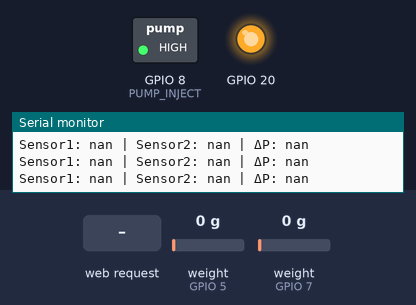
Bench run of a sketch on a simulated ESP32-C3. Shown: switched loads named in the sketch (green lamp = pin HIGH), output pins drawn as LEDs (lit = HIGH), the last lines printed to the serial monitor. The inputs (shaded band) are chosen by the test bench; at power-on: weight on the scale (sensors on GPIO 5, GPIO 7) 0 g.

Above: at 4.7 s.
4.8 s: HTTP request GET /ON received
At 5.7 s:
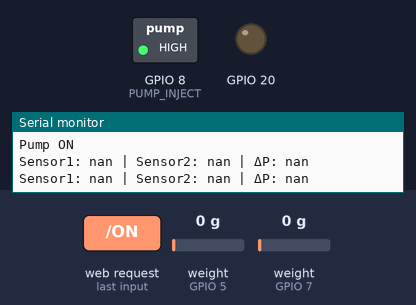
10.4 s: HTTP request GET /OFF received
At 11.5 s:
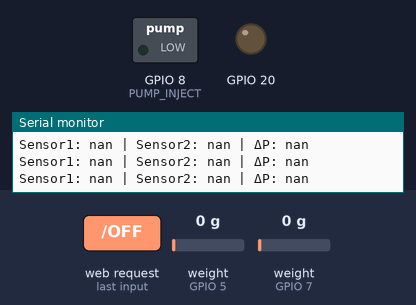
Timing chart, 0 to 13.0 s (numbered marks = the images above; inputs shaded):
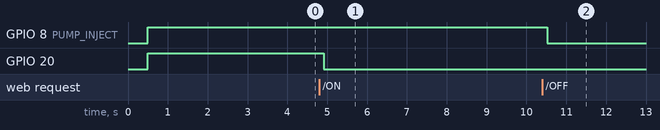

Measured:
- after the input at 4.8 s, GPIO 20: HIGH → LOW after 0.11 s
- after the input at 10.4 s, GPIO 8 (PUMP_INJECT): HIGH → LOW after 0.12 s

The sketch:

Ear_plug.ino
```cpp
#include <HX711.h>
#include <WiFi.h>

// ===== WiFi Settings =====
const char* ssid = "ESP32C3_AP";
const char* password = "12345678";

WiFiServer server(80);

// ===== HX711 Pins =====
#define DT1 D3
#define SCK1 D2
#define DT2 D5
#define SCK2 D4

#define PUMP_SUCK D7
#define PUMP_INJECT D8

HX711 pressureSensor1;
HX711 pressureSensor2;

#define NUM_SAMPLES 10
#define ALPHA 0.05
#define PRESSURE_TOLERANCE 0.3  // atm

long referencePressure1 = 0;
long referencePressure2 = 0;
float filteredPressure1 = 0;
float filteredPressure2 = 0;
float atm1 = 1.0, atm2 = 1.0, pressureDiff = 0;

void setup() {
  pinMode(PUMP_SUCK, OUTPUT);
  pinMode(PUMP_INJECT, OUTPUT);
  Serial.begin(115200);
  delay(500);

  // WiFi AP
  WiFi.mode(WIFI_AP);
  if (WiFi.softAP(ssid, password)) {
    Serial.println("✅ Access Point started!");
    Serial.print("ESP32-C3 AP IP: ");
    Serial.println(WiFi.softAPIP());
  } else {
    Serial.println("❌ Failed to start AP!");
  }

  server.begin();
  Serial.println("Server started.");

  // Pin setup
  pinMode(PUMP_SUCK, OUTPUT);
  pinMode(PUMP_INJECT, OUTPUT);
  digitalWrite(PUMP_SUCK, HIGH);
  digitalWrite(PUMP_INJECT, HIGH);

  // HX711 init
  pressureSensor1.begin(DT1, SCK1);
  pressureSensor2.begin(DT2, SCK2);

  calibrateSensors();
}

// ------------------- Functions -------------------

void calibrateSensors() {
  Serial.println("Calibrating sensors...");
  long sum1 = 0, sum2 = 0;
  for (int i = 0; i < NUM_SAMPLES; i++) {
    sum1 += pressureSensor1.read();
    sum2 += pressureSensor2.read();
    delay(100);
  }
  referencePressure1 = sum1 / NUM_SAMPLES;
  referencePressure2 = sum2 / NUM_SAMPLES;
  filteredPressure1 = referencePressure1;
  filteredPressure2 = referencePressure2;
  Serial.println("Calibration complete!");
}

void readSensors() {
  long raw1 = pressureSensor1.read();
  long raw2 = pressureSensor2.read();

  // EMA smoothing
  filteredPressure1 = ALPHA * raw1 + (1 - ALPHA) * filteredPressure1;
  filteredPressure2 = ALPHA * raw2 + (1 - ALPHA) * filteredPressure2;

  atm1 = 1.0 + ((referencePressure1 - filteredPressure1) / referencePressure1);
  atm2 = 1.0 + ((referencePressure2 - filteredPressure2) / referencePressure2);

  pressureDiff = atm1 - atm2;
}

void controlPumps() {
  if (abs(pressureDiff) <= PRESSURE_TOLERANCE) {
    Serial.println("stop");
    digitalWrite(PUMP_SUCK, LOW);
    digitalWrite(PUMP_INJECT, LOW);
  } else if (pressureDiff > PRESSURE_TOLERANCE) {
    Serial.println("IN");
    digitalWrite(PUMP_SUCK, LOW);
    digitalWrite(PUMP_INJECT, HIGH);
  } else if (pressureDiff < -PRESSURE_TOLERANCE) {
    Serial.println("OUT");
    digitalWrite(PUMP_SUCK, HIGH);
    digitalWrite(PUMP_INJECT, LOW);
  }
}

void transmitData() {
  WiFiClient client = server.available();
  if (client) {
    String request = client.readStringUntil('\r');
    client.flush();

    // Manual pump override via URL
    if (request.indexOf("/ON") != -1) {
      digitalWrite(PUMP_INJECT, HIGH);
      digitalWrite(PUMP_SUCK, LOW);
      Serial.println("Pump ON");
    } else if (request.indexOf("/OFF") != -1) {
      digitalWrite(PUMP_INJECT, LOW);
      digitalWrite(PUMP_SUCK, LOW);
      Serial.println("Pump OFF");
    }

    // Send sensor data
    client.println("HTTP/1.1 200 OK");
    client.println("Content-Type: text/plain");
    client.println("Connection: close");
    client.println();
    client.print(atm1, 3);
    client.print(",");
    client.print(atm2, 3);
    client.print(",");
    client.println(pressureDiff, 3);
    delay(1);
  }
}

// ------------------- Main Loop -------------------

void loop() {
  readSensors();
  controlPumps();
  transmitData();

  Serial.print("Sensor1: "); Serial.print(atm1, 3);
  Serial.print(" | Sensor2: "); Serial.print(atm2, 3);
  Serial.print(" | ΔP: "); Serial.println(pressureDiff, 3);

  delay(200);
}
```
